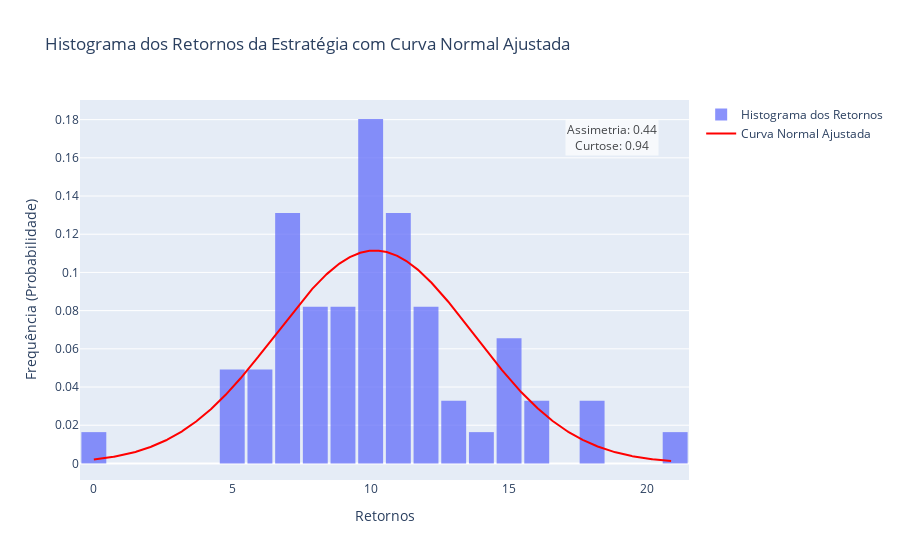

The notebook cell saved with this chart:
### Markdown cell above
##### **Histograma dos Retornos da Estratégia com Curva Normal Ajustada**

### Code cell
from scipy import stats

# Suponha que 'average_monthly_results' seja o seu vetor de retornos da estratégia
returns = average_monthly_results  # Substitua com os seus dados de retornos

# Ajusta a distribuição normal aos dados (média e desvio padrão)
mean, std_dev = stats.norm.fit(returns)

# Cria o histograma
hist_data = go.Histogram(
    x=returns,
    nbinsx=30,  # Defina o número de bins conforme necessário
    name='Histograma dos Retornos',
    opacity=0.75,
    histnorm='probability'  # Normaliza o histograma para a probabilidade
)

# Cria a curva normal ajustada
x_range = np.linspace(min(returns), max(returns), 1000)
y_range = stats.norm.pdf(x_range, mean, std_dev)  # Calcula a função de densidade da normal

# Adiciona a curva normal ao gráfico
normal_curve = go.Scatter(
    x=x_range,
    y=y_range,
    mode='lines',
    name='Curva Normal Ajustada',
    line=dict(color='red', width=2)
)

# Calcular a assimetria e a curtose
skewness = stats.skew(returns)
kurtosis = stats.kurtosis(returns)

# Cria a figura com histograma e curva normal
fig = go.Figure(data=[hist_data, normal_curve])

# Adicionar anotações de assimetria e curtose
fig.add_annotation(
    x=0.95, y=0.95, 
    text=f'Assimetria: {skewness:.2f}<br>Curtose: {kurtosis:.2f}', 
    showarrow=False, 
    font=dict(size=12, color="black"), 
    align="center", 
    xref="paper", yref="paper", 
    bgcolor="white", opacity=0.7
)

# Atualiza o layout com títulos e rótulos
fig.update_layout(
    title="Histograma dos Retornos da Estratégia com Curva Normal Ajustada",
    xaxis_title="Retornos",
    yaxis_title="Frequência (Probabilidade)",
    bargap=0.1  # Ajusta o espaçamento entre as barras
)

# Exibe o gráfico
fig.show()

### Figure 1 — Plotly figure (JSON) as saved in the notebook; plotly's stock layout.template omitted (floating-point values rounded to 4 significant figures; data arrays with more than 128 entries replaced by an {"elided": "..."} marker saying what was removed)
{"data": [{"histnorm": "probability", "name": "Histograma dos Retornos", "nbinsx": 30, "opacity": 0.75, "type": "histogram", "x": [0, 5.299, 9.461, 7.344, 5.81, 9.262, 12.1, 10.87, 8.241, 12.96, 7.75, 6.942, 8.456, 10.94, 11.33, 10.52, 18.27, 20.85, 12.01, 10.46, 14.79, 13.56, 8.793, 13.03, 15.26, 9.667, 6.508, 9.864, 10.71, 9.768, 7.701, 6.99, 8.014, 8.73, 6.948, 6.899, 16.3, 11.53, 5.127, 8.749, 14.87, 14.83, 12.3, 11.97, 7.464, 15.81, 17.52, 10.23, 6.167, 11.42, 9.978, 5.35, 9.681, 9.854, 6.791, 9.841, 6.485, 9.829, 10.51, 9.703, 10.59]}, {"line": {"color": "red", "width": 2}, "mode": "lines", "name": "Curva Normal Ajustada", "type": "scatter", "x": {"elided": "1000 float values"}, "y": {"elided": "1000 float values"}}], "layout": {"annotations": [{"align": "center", "bgcolor": "white", "font": {"color": "black", "size": 12}, "opacity": 0.7, "showarrow": false, "text": "Assimetria: 0.44<br>Curtose: 0.94", "x": 0.95, "xref": "paper", "y": 0.95, "yref": "paper"}], "bargap": 0.1, "title": {"text": "Histograma dos Retornos da Estratégia com Curva Normal Ajustada"}, "xaxis": {"title": {"text": "Retornos"}}, "yaxis": {"title": {"text": "Frequência (Probabilidade)"}}}}
